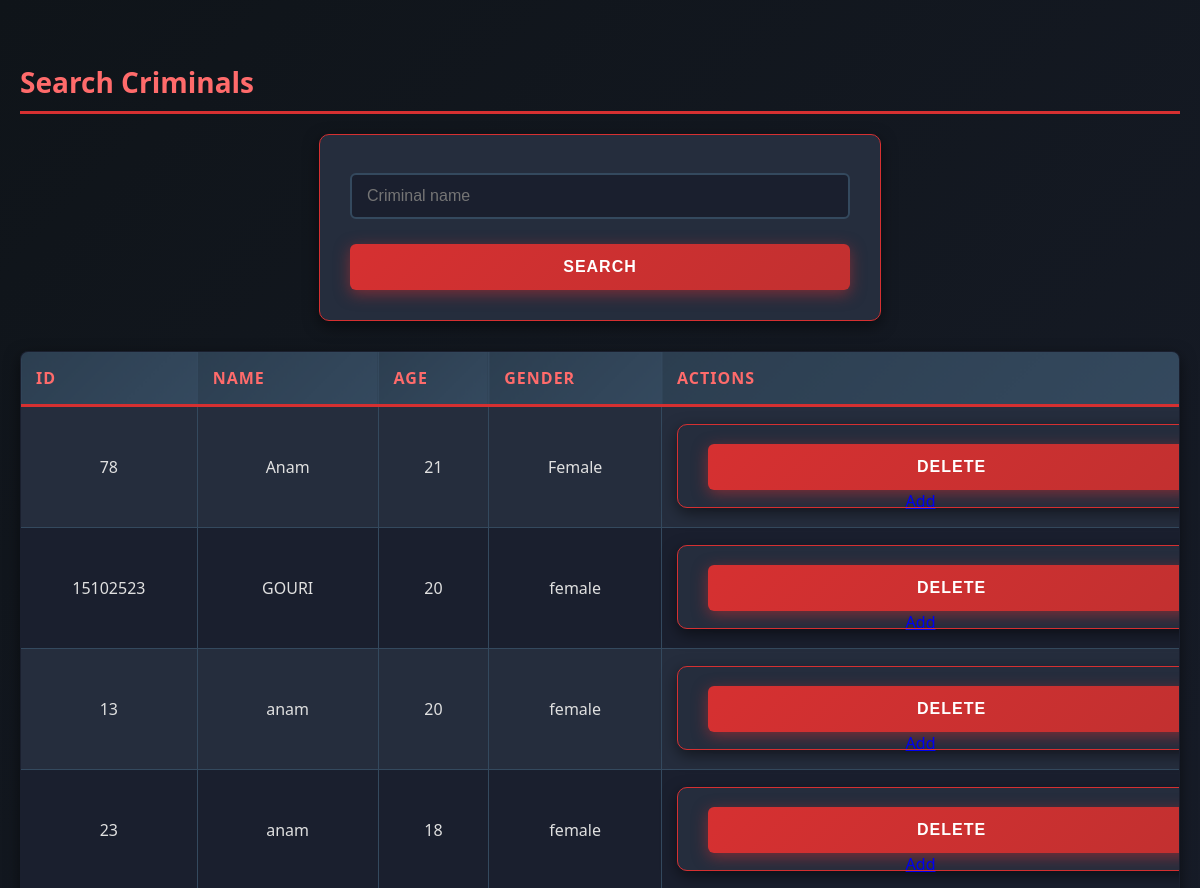
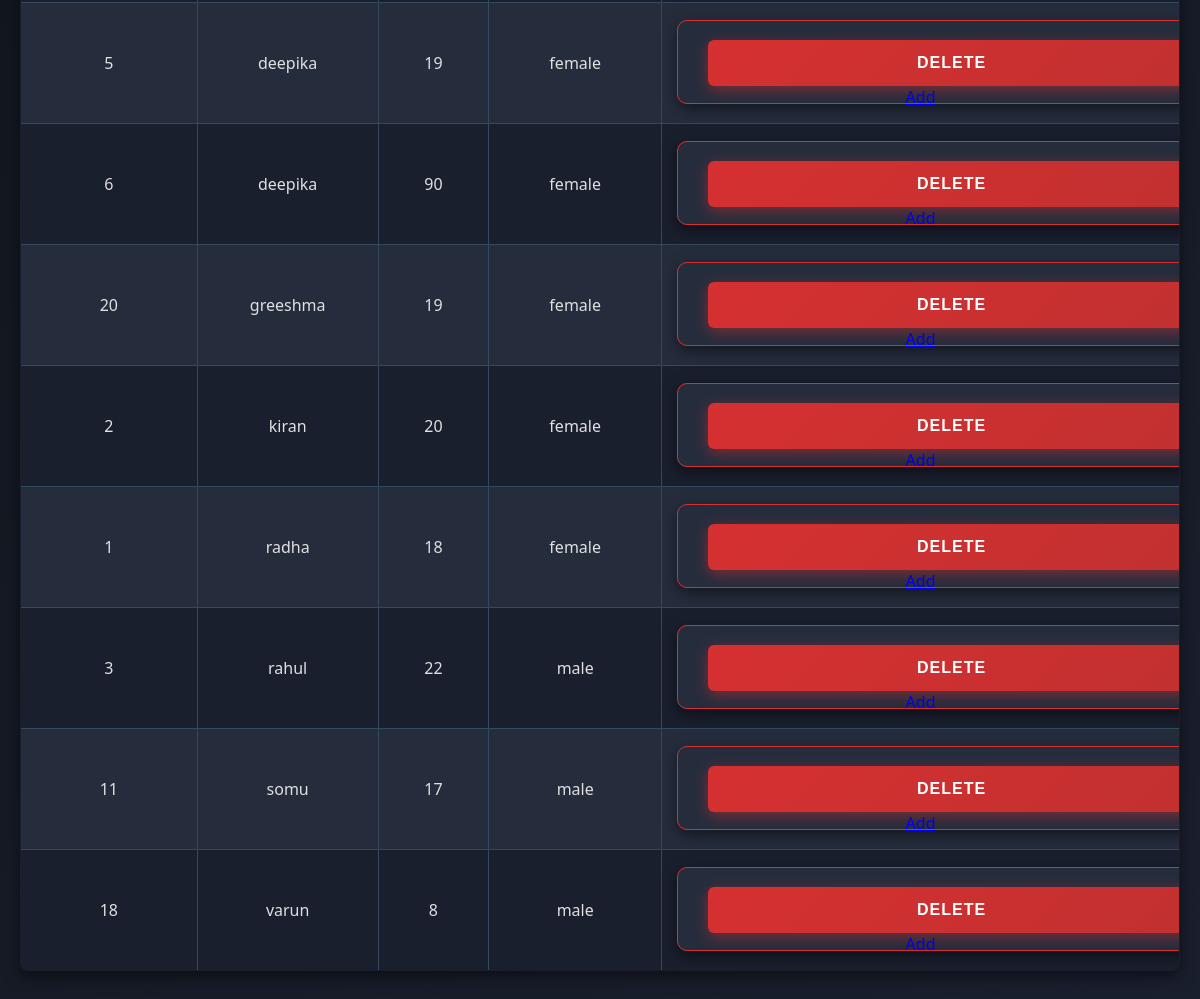
The app's page /criminals with its own data (2 pictures, top to bottom).
### tables this page shows
CREATE TABLE Criminal(
    Criminal_ID INTEGER PRIMARY KEY,
    Name TEXT,
    Age INTEGER,
    Gender TEXT
);

### main.py (the view)
@app.get("/criminals")
def view_criminals(request: Request):
    q_name = request.query_params.get("name")
    if q_name:
        cursor.execute(
            "SELECT Criminal_ID, Name, Age, Gender FROM Criminal WHERE Name LIKE ? ORDER BY Name",
            (f"%{q_name}%",)
        )
    else:
        cursor.execute(
            "SELECT Criminal_ID, Name, Age, Gender FROM Criminal ORDER BY Name"
        )
    criminals = cursor.fetchall()
    return templates.TemplateResponse(
        request,
        "criminals.html",
        {"request": request, "criminals": criminals, "filter_name": q_name or ""}
    )

### templates/criminals.html
<!DOCTYPE html>
<html>
    <head>
        <link rel="stylesheet" href="/static/style.css">
    </head>
<body>
<h2>Search Criminals</h2>
<form method="get" action="/criminals">
    <input type="text" name="name" placeholder="Criminal name" value="{{ filter_name }}">
    <button type="submit">Search</button>
</form>
<table border="1">
<tr>
<th>ID</th>
<th>Name</th>
<th>Age</th>
<th>Gender</th>
<th>Actions</th>
</tr>
{% for c in criminals %}
<tr>
<td>{{ c[0] }}</td>
<td>{{ c[1] }}</td>
<td>{{ c[2] }}</td>
<td>{{ c[3] }}</td>
<td>
  <a href="/criminal/{{ c[0] }}">View</a>
  <form action="/criminal/delete/{{ c[0] }}" method="post" style="display:inline" onsubmit="return confirm('Delete criminal {{ c[1] }}?');">
    <button type="submit">Delete</button>
  </form>
  <a href="/criminal">Add</a>
</td>
</tr>
{% endfor %}
</table>
</body>
</html>

### static/style.css (style rules this page uses)
body { font-family: 'Segoe UI', Tahoma, Geneva, Verdana, sans-serif; background: linear-gradient(135deg, #0f1419 0%, #1a1f2e 100%); color: #e0e0e0; margin: 0; padding: 40px 20px; min-height: 100vh; }
h2 { font-size: 28px; margin-bottom: 20px; color: #ff6b6b; border-bottom: 3px solid #d63031; padding-bottom: 10px; }
form { width: 100%; max-width: 500px; margin: auto; background: #252d3d; padding: 30px; border-radius: 10px; box-shadow: 0 5px 15px rgba(0, 0, 0, 0.5); border: 1px solid #d63031; }
input { width: 100%; padding: 12px 15px; margin-top: 8px; margin-bottom: 25px; border: 2px solid #34495e; border-radius: 6px; font-size: 16px; transition: all 0.3s ease; box-sizing: border-box; background: #1a1f2e; color: #e0e0e0; }
button { background: linear-gradient(135deg, #d63031 0%, #c23030 100%); color: white; border: none; padding: 14px 35px; cursor: pointer; font-size: 16px; border-radius: 6px; font-weight: 600; width: 100%; transition: all 0.3s ease; box-shadow: 0 4px 15px rgba(214, 48, 49, 0.5); text-transform: uppercase; letter-spacing: 1px; }
table { width: 100%; border-collapse: collapse; margin-top: 30px; background: #1a1f2e; border-radius: 8px; overflow: hidden; box-shadow: 0 5px 15px rgba(0, 0, 0, 0.5); border: 1px solid #34495e; }
table th { background: linear-gradient(135deg, #2c3e50 0%, #34495e 100%); color: #ff6b6b; padding: 15px; text-align: left; font-weight: 600; border-bottom: 3px solid #d63031; text-transform: uppercase; letter-spacing: 1px; }
table td { border: 1px solid #34495e; padding: 15px; text-align: center; transition: all 0.3s ease; color: #e0e0e0; }
table tr:nth-child(even) { background-color: #252d3d; }

### records on screen
Criminal: Criminal_ID "78", Name "Anam", Age "21", Gender "Female"
Criminal: Criminal_ID "15102523", Name "GOURI", Age "20", Gender "female"
Criminal: Criminal_ID "13", Name "anam", Age "20", Gender "female"
Criminal: Criminal_ID "23", Name "anam", Age "18", Gender "female"
Criminal: Criminal_ID "5", Name "deepika", Age "19", Gender "female"
Criminal: Criminal_ID "6", Name "deepika", Age "90", Gender "female"
Criminal: Criminal_ID "20", Name "greeshma", Age "19", Gender "female"
Criminal: Criminal_ID "2", Name "kiran", Age "20", Gender "female"
Criminal: Criminal_ID "1", Name "radha", Age "18", Gender "female"
Criminal: Criminal_ID "3", Name "rahul", Age "22", Gender "male"
Criminal: Criminal_ID "11", Name "somu", Age "17", Gender "male"
Criminal: Criminal_ID "18", Name "varun", Age "8", Gender "male"
